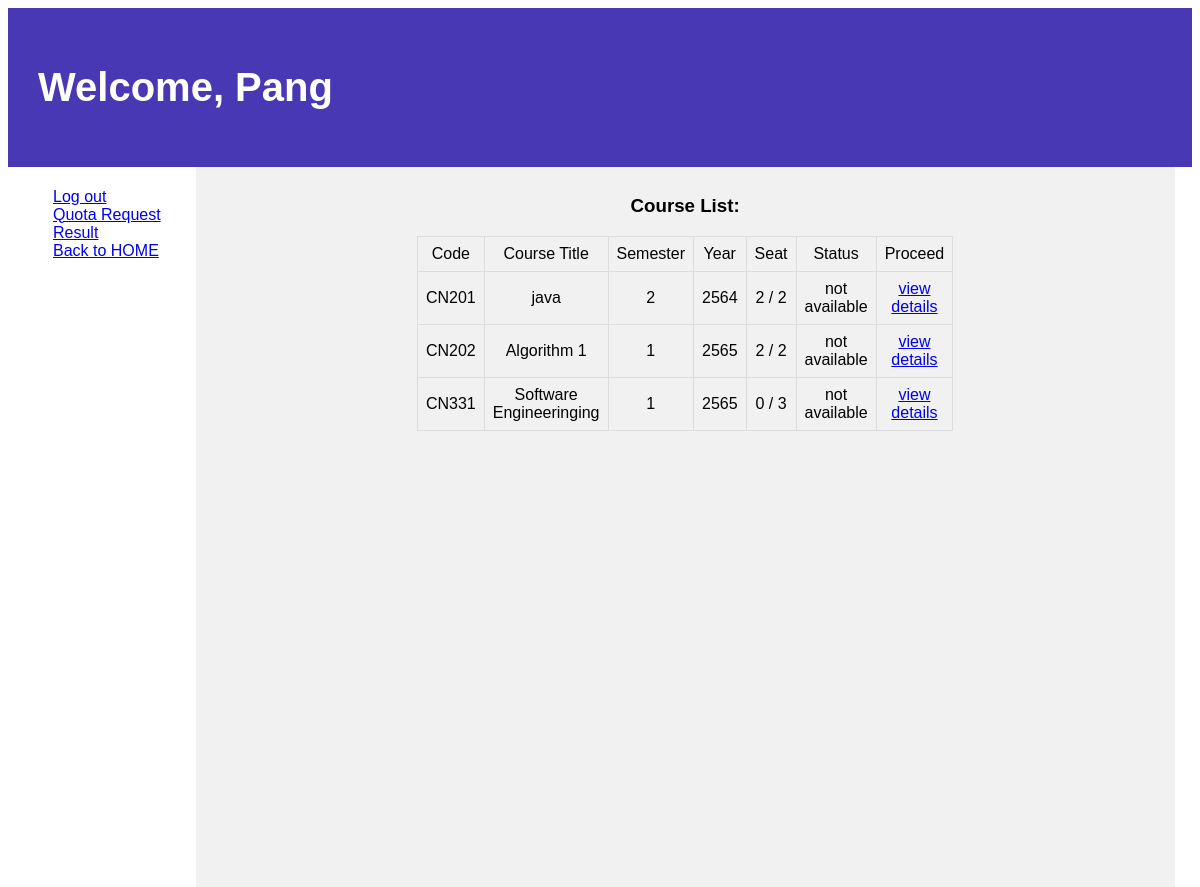
The app's page /courses/ (signed in) with its own data.
### courses/models.py (models this page shows, shortened)
class Course(models.Model):
    c_id = models.CharField(max_length=5, unique=True, default="CN000")
    title = models.CharField(max_length=64, null=True, blank=True)
    semmester = models.IntegerField(null=True, blank=True)
    year = models.IntegerField(null=True, blank=True)
    seat_count = models.IntegerField(default=0, null=True, blank=True)
    max_seat = models.IntegerField(null=True, blank=True)
    quota = models.BooleanField(default=True)
    attend = models.ManyToManyField(User, blank=True)

### courses/views.py (the view)
# urls.py: path('', views.index, name= "c_index"),
def index(request) :
    return render(request, 'courses/index.html' ,{
        'courses': Course.objects.all().order_by('c_id')
    })

### courses/templates/courses/index.html (shortened to what this page needs)
{% extends 'courses/layout.html' %}
{% block body %}
<header>
    <h1> Welcome, {{ request.user.first_name }}</h1>
  </header>
  <section>
    <nav>
      <ul>
        <a href="{% url 'logout' %}">Log out</a>
        <br>
        <a href="{% url 'quota' %}">Quota Request Result</a>
        <br>
        <a href="{% url 'index' %}">Back to HOME</a>
      </ul>
    </nav>
    <article>
        <h1 align="center">Course List:</h1>
        <table style="width:50%" align="center">
            <thead>
                <tr align="center">
                    <td>Code</td>
                    <td>Course Title</td>
                    <td>Semester</td>
                    <td>Year</td>
                    <td>Seat</td>
                    <td>Status</td>
                    <td>Proceed</td>
                </tr>
            </thead>
            {% for course in courses %}
            <tbody>
                <tr align="center">
                    <td>{{ course.c_id }}</td>
                    <td>{{ course.title }}</td>
                    <td>{{ course.semmester}}</td>
                    <td>{{ course.year }}</td>
                    <td>{{ course.seat_count }} / {{course.max_seat}}</td>
                    <td> {% if course.quota %}
                          available
                          {% else %}
                          not available
                          {% endif %}
                    </td>
                    <td><a href="{% url 'course' course.id %}">view details</a>
                  </td>
                </tr>
            </tbody>
            {% endfor %}
        </table>
    </article>
  </section>
{% endblock %}

### courses/templates/courses/index.html (style rules this page uses)
body { font-family: Arial, Helvetica, sans-serif; }
header { background-color: rgb(72, 56, 179); padding: 30px; text-align: left; font-size: 20px; color: white; }
nav { float: left; width: 15%; height: 700px; background: rgb(255, 255, 255); padding: 5px; }
article { float: left; padding:10px; width: 81%; background-color: #f1f1f1; height: 700px; }
table { font-family: arial, sans-serif; border-collapse: collapse; width: 100%; }
td, th { border: 1px solid #dddddd; padding: 8px; }

### records on screen
Course: c_id "CN201", title "java", semmester "2", year "2564", seat_count "2", max_seat "2", quota "not available"
Course: c_id "CN202", title "Algorithm 1", semmester "1", year "2565", seat_count "2", max_seat "2", quota "not available"
Course: c_id "CN331", title "Software Engineeringing", semmester "1", year "2565", seat_count "0", max_seat "3", quota "not available"

### other values on screen
{{ request.user.first_name }} "Pang"
